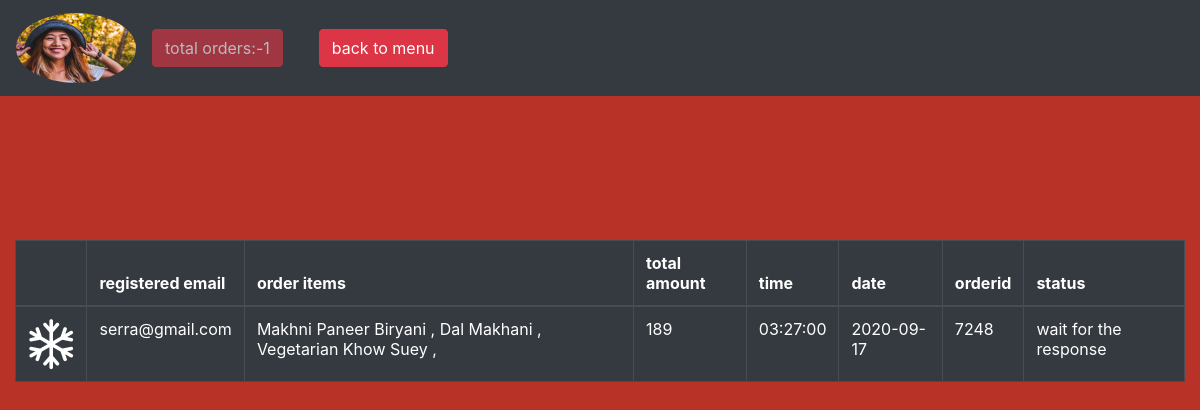
Page /orders.php (signed in) on the committed database.
### tables this page shows
CREATE TABLE `orders` (
  `id` int(6) DEFAULT NULL,
  `email` varchar(30) NOT NULL,
  `tel` int(10) NOT NULL,
  `address` varchar(50) NOT NULL,
  `entry_date` date NOT NULL,
  `entry_time` time NOT NULL,
  `cardholder` text NOT NULL,
  `cardnumber` varchar(50) NOT NULL,
  `userorder` varchar(70) NOT NULL,
  `amount` int(50) NOT NULL,
  `orderid` int(50) NOT NULL,
  `action` varchar(50) NOT NULL,
  `time` timestamp NOT NULL DEFAULT current_timestamp() ON UPDATE current_timestamp()
);

### orders.php (the view, shortened to what this page needs)
<?php
$conn = mysqli_connect("localhost", "root", "", "foodshala");
$img = $_SESSION['img'];
$sqltb_show_cartitems = "SELECT * FROM orders WHERE email='$_SESSION[email]'";
$res = mysqli_query($conn, $sqltb_show_cartitems);
$count = 0;
if (mysqli_num_rows($res) > 0) {
    while ($row = mysqli_fetch_assoc($res)) {
        $count++;
    }
}
?>
<html>
<head>
    <link rel="stylesheet" href="https://unpkg.com/aos@next/dist/aos.css" />
    <link rel="stylesheet" href="https://maxcdn.bootstrapcdn.com/bootstrap/4.5.2/css/bootstrap.min.css">
    <link rel="stylesheet" href="https://cdnjs.cloudflare.com/ajax/libs/font-awesome/4.7.0/css/font-awesome.min.css">
    <link rel="stylesheet" href="styles.css">
</head>
<body>
    <nav class="navbar navbar-expand-md bg-dark navbar-dark fixed-top">
        <a class="navbar-brand" href="#">
            <img src="pic/<?php echo $img ?>" alt="Logo" style="width:120px;height:70px;border-radius:50%">
        </a>
        <div class="collapse navbar-collapse" id="collapsibleNavbar">
            <ul class="navbar-nav">
                <li class="nav-item">
                    <button class="btn btn-danger disabled">total orders:-<?php echo $count ?> </button>
                </li>
                <li class="nav-item">
                    <a href="account.php" class="btn btn-danger ">
                        back to menu
                    </a>
                </li>
            </ul>
        </div>
    </nav>
    <center>
        <div class="container-fluid table-responsive" style="margin-top:20%;">
            <?php
            $email =  $_SESSION['email'];
            echo "<table border='1' class='table table-dark table-hover'><thead>
        <tr>
            <th></th>
            <th>registered email</th>
            <th>order items</th>
            <th>total amount</th>
            <th>time</th>
            <th>date</th>
            <th>orderid</th>
            <th>status</th>
        </tr></thead>";
            $sqltb1 = "SELECT * FROM orders WHERE email='$email'";
            $res = mysqli_query($conn, $sqltb1);
            if (mysqli_num_rows($res) > 0) {
                while ($row = mysqli_fetch_assoc($res)) {
                    echo " <tbody><tr>";
                    echo "   <td><span><i class='fa fa-snowflake-o rotate' style='font-size:50px'></i>
                    </span>
                    </td>";
                    echo "    <td>" . $row['email'] . "</td>";
                    echo "   <td>" . $row['userorder'] . "</td>";
                    echo "   <td>" . $row['amount'] . "</td>";
                    echo "  <td>" . $row['entry_time'] . "</td>";
                    echo "  <td>" . $row['entry_date'] . "</td>";
                    echo "  <td>" . $row['orderid'] . "</td>";
                    echo "  <td>" . $row['action'] . "</td>";
                    echo " </tr></tbody>";
                }
            }
            echo "</table>";
            ?>
        </div>
    </center>
</body>
</html>

### styles.css (style rules this page uses)
body { background-color: #b83227; }
nav { z-index: 99; }

### orders.php (style rules this page uses)
.rotate { animation: rotation 4s infinite linear; }

### rows in the picture
orders: email "serra@gmail.com", userorder "Makhni Paneer Biryani , Dal Makhani , Vegetarian Khow Suey ,", amount "189", entry_time "03:27:00", entry_date "2020-09-17", orderid "7248", action "wait for the response"

### other values in the picture
$count "1"
